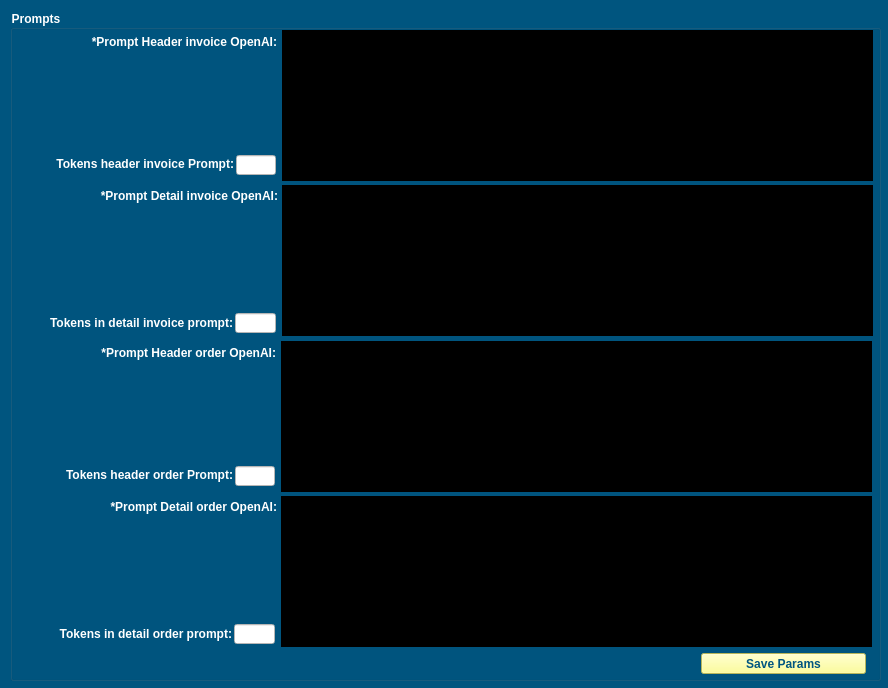
<?xml version="1.0" encoding="UTF-8"?>
<ui version="4.0">
 <class>MainWindowPrompts</class>
 <widget class="QMainWindow" name="MainWindowPrompts">
  <property name="windowModality">
   <enum>Qt::WindowModal</enum>
  </property>
  <property name="geometry">
   <rect>
    <x>0</x>
    <y>0</y>
    <width>888</width>
    <height>688</height>
   </rect>
  </property>
  <property name="palette">
   <palette>
    <active>
     <colorrole role="WindowText">
      <brush brushstyle="SolidPattern">
       <color alpha="255">
        <red>255</red>
        <green>255</green>
        <blue>255</blue>
       </color>
      </brush>
     </colorrole>
     <colorrole role="Button">
      <brush brushstyle="SolidPattern">
       <color alpha="255">
        <red>0</red>
        <green>85</green>
        <blue>127</blue>
       </color>
      </brush>
     </colorrole>
     <colorrole role="Light">
      <brush brushstyle="SolidPattern">
       <color alpha="255">
        <red>0</red>
        <green>128</green>
        <blue>190</blue>
       </color>
      </brush>
     </colorrole>
     <colorrole role="Midlight">
      <brush brushstyle="SolidPattern">
       <color alpha="255">
        <red>0</red>
        <green>106</green>
        <blue>158</blue>
       </color>
      </brush>
     </colorrole>
     <colorrole role="Dark">
      <brush brushstyle="SolidPattern">
       <color alpha="255">
        <red>0</red>
        <green>43</green>
        <blue>63</blue>
       </color>
      </brush>
     </colorrole>
     <colorrole role="Mid">
      <brush brushstyle="SolidPattern">
       <color alpha="255">
        <red>0</red>
        <green>57</green>
        <blue>85</blue>
       </color>
      </brush>
     </colorrole>
     <colorrole role="Text">
      <brush brushstyle="SolidPattern">
       <color alpha="255">
        <red>0</red>
        <green>0</green>
        <blue>0</blue>
       </color>
      </brush>
     </colorrole>
     <colorrole role="BrightText">
      <brush brushstyle="SolidPattern">
       <color alpha="255">
        <red>255</red>
        <green>255</green>
        <blue>255</blue>
       </color>
      </brush>
     </colorrole>
     <colorrole role="ButtonText">
      <brush brushstyle="SolidPattern">
       <color alpha="255">
        <red>0</red>
        <green>0</green>
        <blue>0</blue>
       </color>
      </brush>
     </colorrole>
     <colorrole role="Base">
      <brush brushstyle="SolidPattern">
       <color alpha="255">
        <red>0</red>
        <green>0</green>
        <blue>0</blue>
       </color>
      </brush>
     </colorrole>
     <colorrole role="Window">
      <brush brushstyle="SolidPattern">
       <color alpha="255">
        <red>0</red>
        <green>85</green>
        <blue>127</blue>
       </color>
      </brush>
     </colorrole>
     <colorrole role="Shadow">
      <brush brushstyle="SolidPattern">
       <color alpha="255">
        <red>0</red>
        <green>0</green>
        <blue>0</blue>
       </color>
      </brush>
     </colorrole>
     <colorrole role="AlternateBase">
      <brush brushstyle="SolidPattern">
       <color alpha="255">
        <red>0</red>
        <green>42</green>
        <blue>63</blue>
       </color>
      </brush>
     </colorrole>
     <colorrole role="ToolTipBase">
      <brush brushstyle="SolidPattern">
       <color alpha="255">
        <red>255</red>
        <green>255</green>
        <blue>220</blue>
       </color>
      </brush>
     </colorrole>
     <colorrole role="ToolTipText">
      <brush brushstyle="SolidPattern">
       <color alpha="255">
        <red>0</red>
        <green>0</green>
        <blue>0</blue>
       </color>
      </brush>
     </colorrole>
     <colorrole role="PlaceholderText">
      <brush brushstyle="SolidPattern">
       <color alpha="128">
        <red>255</red>
        <green>255</green>
        <blue>255</blue>
       </color>
      </brush>
     </colorrole>
    </active>
    <inactive>
     <colorrole role="WindowText">
      <brush brushstyle="SolidPattern">
       <color alpha="255">
        <red>255</red>
        <green>255</green>
        <blue>255</blue>
       </color>
      </brush>
     </colorrole>
     <colorrole role="Button">
      <brush brushstyle="SolidPattern">
       <color alpha="255">
        <red>0</red>
        <green>85</green>
        <blue>127</blue>
       </color>
      </brush>
     </colorrole>
     <colorrole role="Light">
      <brush brushstyle="SolidPattern">
       <color alpha="255">
        <red>0</red>
        <green>128</green>
        <blue>190</blue>
       </color>
      </brush>
     </colorrole>
     <colorrole role="Midlight">
      <brush brushstyle="SolidPattern">
       <color alpha="255">
        <red>0</red>
        <green>106</green>
        <blue>158</blue>
       </color>
      </brush>
     </colorrole>
     <colorrole role="Dark">
      <brush brushstyle="SolidPattern">
       <color alpha="255">
        <red>0</red>
        <green>43</green>
        <blue>63</blue>
       </color>
      </brush>
     </colorrole>
     <colorrole role="Mid">
      <brush brushstyle="SolidPattern">
       <color alpha="255">
        <red>0</red>
        <green>57</green>
        <blue>85</blue>
       </color>
      </brush>
     </colorrole>
     <colorrole role="Text">
      <brush brushstyle="SolidPattern">
       <color alpha="255">
        <red>0</red>
        <green>0</green>
        <blue>0</blue>
       </color>
      </brush>
     </colorrole>
     <colorrole role="BrightText">
      <brush brushstyle="SolidPattern">
       <color alpha="255">
        <red>255</red>
        <green>255</green>
        <blue>255</blue>
       </color>
      </brush>
     </colorrole>
     <colorrole role="ButtonText">
      <brush brushstyle="SolidPattern">
       <color alpha="255">
        <red>0</red>
        <green>0</green>
        <blue>0</blue>
       </color>
      </brush>
     </colorrole>
     <colorrole role="Base">
      <brush brushstyle="SolidPattern">
       <color alpha="255">
        <red>0</red>
        <green>0</green>
        <blue>0</blue>
       </color>
      </brush>
     </colorrole>
     <colorrole role="Window">
      <brush brushstyle="SolidPattern">
       <color alpha="255">
        <red>0</red>
        <green>85</green>
        <blue>127</blue>
       </color>
      </brush>
     </colorrole>
     <colorrole role="Shadow">
      <brush brushstyle="SolidPattern">
       <color alpha="255">
        <red>0</red>
        <green>0</green>
        <blue>0</blue>
       </color>
      </brush>
     </colorrole>
     <colorrole role="AlternateBase">
      <brush brushstyle="SolidPattern">
       <color alpha="255">
        <red>0</red>
        <green>42</green>
        <blue>63</blue>
       </color>
      </brush>
     </colorrole>
     <colorrole role="ToolTipBase">
      <brush brushstyle="SolidPattern">
       <color alpha="255">
        <red>255</red>
        <green>255</green>
        <blue>220</blue>
       </color>
      </brush>
     </colorrole>
     <colorrole role="ToolTipText">
      <brush brushstyle="SolidPattern">
       <color alpha="255">
        <red>0</red>
        <green>0</green>
        <blue>0</blue>
       </color>
      </brush>
     </colorrole>
     <colorrole role="PlaceholderText">
      <brush brushstyle="SolidPattern">
       <color alpha="128">
        <red>255</red>
        <green>255</green>
        <blue>255</blue>
       </color>
      </brush>
     </colorrole>
    </inactive>
    <disabled>
     <colorrole role="WindowText">
      <brush brushstyle="SolidPattern">
       <color alpha="255">
        <red>0</red>
        <green>43</green>
        <blue>63</blue>
       </color>
      </brush>
     </colorrole>
     <colorrole role="Button">
      <brush brushstyle="SolidPattern">
       <color alpha="255">
        <red>0</red>
        <green>85</green>
        <blue>127</blue>
       </color>
      </brush>
     </colorrole>
     <colorrole role="Light">
      <brush brushstyle="SolidPattern">
       <color alpha="255">
        <red>0</red>
        <green>128</green>
        <blue>190</blue>
       </color>
      </brush>
     </colorrole>
     <colorrole role="Midlight">
      <brush brushstyle="SolidPattern">
       <color alpha="255">
        <red>0</red>
        <green>106</green>
        <blue>158</blue>
       </color>
      </brush>
     </colorrole>
     <colorrole role="Dark">
      <brush brushstyle="SolidPattern">
       <color alpha="255">
        <red>0</red>
        <green>43</green>
        <blue>63</blue>
       </color>
      </brush>
     </colorrole>
     <colorrole role="Mid">
      <brush brushstyle="SolidPattern">
       <color alpha="255">
        <red>0</red>
        <green>57</green>
        <blue>85</blue>
       </color>
      </brush>
     </colorrole>
     <colorrole role="Text">
      <brush brushstyle="SolidPattern">
       <color alpha="255">
        <red>0</red>
        <green>43</green>
        <blue>63</blue>
       </color>
      </brush>
     </colorrole>
     <colorrole role="BrightText">
      <brush brushstyle="SolidPattern">
       <color alpha="255">
        <red>255</red>
        <green>255</green>
        <blue>255</blue>
       </color>
      </brush>
     </colorrole>
     <colorrole role="ButtonText">
      <brush brushstyle="SolidPattern">
       <color alpha="255">
        <red>0</red>
        <green>43</green>
        <blue>63</blue>
       </color>
      </brush>
     </colorrole>
     <colorrole role="Base">
      <brush brushstyle="SolidPattern">
       <color alpha="255">
        <red>0</red>
        <green>85</green>
        <blue>127</blue>
       </color>
      </brush>
     </colorrole>
     <colorrole role="Window">
      <brush brushstyle="SolidPattern">
       <color alpha="255">
        <red>0</red>
        <green>85</green>
        <blue>127</blue>
       </color>
      </brush>
     </colorrole>
     <colorrole role="Shadow">
      <brush brushstyle="SolidPattern">
       <color alpha="255">
        <red>0</red>
        <green>0</green>
        <blue>0</blue>
       </color>
      </brush>
     </colorrole>
     <colorrole role="AlternateBase">
      <brush brushstyle="SolidPattern">
       <color alpha="255">
        <red>0</red>
        <green>85</green>
        <blue>127</blue>
       </color>
      </brush>
     </colorrole>
     <colorrole role="ToolTipBase">
      <brush brushstyle="SolidPattern">
       <color alpha="255">
        <red>255</red>
        <green>255</green>
        <blue>220</blue>
       </color>
      </brush>
     </colorrole>
     <colorrole role="ToolTipText">
      <brush brushstyle="SolidPattern">
       <color alpha="255">
        <red>0</red>
        <green>0</green>
        <blue>0</blue>
       </color>
      </brush>
     </colorrole>
     <colorrole role="PlaceholderText">
      <brush brushstyle="SolidPattern">
       <color alpha="128">
        <red>255</red>
        <green>255</green>
        <blue>255</blue>
       </color>
      </brush>
     </colorrole>
    </disabled>
   </palette>
  </property>
  <property name="contextMenuPolicy">
   <enum>Qt::DefaultContextMenu</enum>
  </property>
  <property name="windowTitle">
   <string>Write Prompts</string>
  </property>
  <property name="iconSize">
   <size>
    <width>12</width>
    <height>12</height>
   </size>
  </property>
  <widget class="QWidget" name="centralwidget">
   <widget class="QGroupBox" name="groupBoxPrompts">
    <property name="geometry">
     <rect>
      <x>10</x>
      <y>10</y>
      <width>871</width>
      <height>671</height>
     </rect>
    </property>
    <property name="font">
     <font>
      <weight>75</weight>
      <bold>true</bold>
     </font>
    </property>
    <property name="styleSheet">
     <string notr="true">color: rgb(255, 255, 255);</string>
    </property>
    <property name="title">
     <string>Prompts</string>
    </property>
    <widget class="QLabel" name="lblPromptInvoice">
     <property name="geometry">
      <rect>
       <x>6</x>
       <y>22</y>
       <width>261</width>
       <height>20</height>
      </rect>
     </property>
     <property name="font">
      <font>
       <weight>75</weight>
       <bold>true</bold>
      </font>
     </property>
     <property name="styleSheet">
      <string notr="true"/>
     </property>
     <property name="text">
      <string>*Prompt Header invoice OpenAI:</string>
     </property>
     <property name="alignment">
      <set>Qt::AlignRight|Qt::AlignTrailing|Qt::AlignVCenter</set>
     </property>
    </widget>
    <widget class="QPushButton" name="btnSaveParamsPrompts">
     <property name="geometry">
      <rect>
       <x>691</x>
       <y>643</y>
       <width>165</width>
       <height>21</height>
      </rect>
     </property>
     <property name="font">
      <font>
       <weight>75</weight>
       <bold>true</bold>
      </font>
     </property>
     <property name="styleSheet">
      <string notr="true">background-color: rgb(255, 255, 127);
color: rgb(0, 85, 127);</string>
     </property>
     <property name="text">
      <string>Save Params</string>
     </property>
    </widget>
    <widget class="QPlainTextEdit" name="txtPrompt">
     <property name="geometry">
      <rect>
       <x>272</x>
       <y>20</y>
       <width>591</width>
       <height>151</height>
      </rect>
     </property>
     <property name="font">
      <font>
       <pointsize>10</pointsize>
      </font>
     </property>
     <property name="styleSheet">
      <string notr="true">background-color: rgb(0, 0, 0);
color: rgb(0, 255, 0);</string>
     </property>
     <property name="lineWrapMode">
      <enum>QPlainTextEdit::WidgetWidth</enum>
     </property>
    </widget>
    <widget class="QLineEdit" name="txtTokensHeaderInvoice">
     <property name="enabled">
      <bool>true</bool>
     </property>
     <property name="geometry">
      <rect>
       <x>226</x>
       <y>145</y>
       <width>40</width>
       <height>20</height>
      </rect>
     </property>
     <property name="styleSheet">
      <string notr="true">background-color: rgb(255, 255, 255);
color: rgb(0, 0, 0);</string>
     </property>
     <property name="echoMode">
      <enum>QLineEdit::Normal</enum>
     </property>
     <property name="readOnly">
      <bool>true</bool>
     </property>
    </widget>
    <widget class="QLabel" name="lblTokensHeaderInvoice">
     <property name="geometry">
      <rect>
       <x>3</x>
       <y>144</y>
       <width>221</width>
       <height>20</height>
      </rect>
     </property>
     <property name="font">
      <font>
       <weight>75</weight>
       <bold>true</bold>
      </font>
     </property>
     <property name="text">
      <string>Tokens header invoice Prompt:</string>
     </property>
     <property name="alignment">
      <set>Qt::AlignRight|Qt::AlignTrailing|Qt::AlignVCenter</set>
     </property>
    </widget>
    <widget class="QPlainTextEdit" name="txtPromptDetailInvoice">
     <property name="geometry">
      <rect>
       <x>272</x>
       <y>175</y>
       <width>591</width>
       <height>151</height>
      </rect>
     </property>
     <property name="font">
      <font>
       <pointsize>10</pointsize>
      </font>
     </property>
     <property name="styleSheet">
      <string notr="true">background-color: rgb(0, 0, 0);
color: rgb(0, 255, 0);</string>
     </property>
     <property name="lineWrapMode">
      <enum>QPlainTextEdit::WidgetWidth</enum>
     </property>
    </widget>
    <widget class="QLabel" name="lblTokensDetailInvoice">
     <property name="geometry">
      <rect>
       <x>12</x>
       <y>303</y>
       <width>211</width>
       <height>20</height>
      </rect>
     </property>
     <property name="font">
      <font>
       <weight>75</weight>
       <bold>true</bold>
      </font>
     </property>
     <property name="text">
      <string>Tokens in detail invoice prompt:</string>
     </property>
     <property name="alignment">
      <set>Qt::AlignRight|Qt::AlignTrailing|Qt::AlignVCenter</set>
     </property>
    </widget>
    <widget class="QLineEdit" name="txtTokensDetailInvoice">
     <property name="enabled">
      <bool>true</bool>
     </property>
     <property name="geometry">
      <rect>
       <x>225</x>
       <y>303</y>
       <width>41</width>
       <height>20</height>
      </rect>
     </property>
     <property name="styleSheet">
      <string notr="true">background-color: rgb(255, 255, 255);
color: rgb(0, 0, 0);</string>
     </property>
     <property name="echoMode">
      <enum>QLineEdit::Normal</enum>
     </property>
     <property name="readOnly">
      <bool>true</bool>
     </property>
    </widget>
    <widget class="QLabel" name="lblPromptDetailInvoice">
     <property name="geometry">
      <rect>
       <x>-3</x>
       <y>176</y>
       <width>271</width>
       <height>20</height>
      </rect>
     </property>
     <property name="font">
      <font>
       <weight>75</weight>
       <bold>true</bold>
      </font>
     </property>
     <property name="text">
      <string>*Prompt Detail invoice OpenAI:</string>
     </property>
     <property name="alignment">
      <set>Qt::AlignRight|Qt::AlignTrailing|Qt::AlignVCenter</set>
     </property>
    </widget>
    <widget class="QPlainTextEdit" name="txtPromptDetailOrder">
     <property name="geometry">
      <rect>
       <x>271</x>
       <y>486</y>
       <width>591</width>
       <height>151</height>
      </rect>
     </property>
     <property name="font">
      <font>
       <pointsize>10</pointsize>
      </font>
     </property>
     <property name="styleSheet">
      <string notr="true">background-color: rgb(0, 0, 0);
color: rgb(0, 255, 0);</string>
     </property>
     <property name="lineWrapMode">
      <enum>QPlainTextEdit::WidgetWidth</enum>
     </property>
    </widget>
    <widget class="QLabel" name="lblPromptDetailOrder">
     <property name="geometry">
      <rect>
       <x>6</x>
       <y>487</y>
       <width>261</width>
       <height>20</height>
      </rect>
     </property>
     <property name="font">
      <font>
       <weight>75</weight>
       <bold>true</bold>
      </font>
     </property>
     <property name="text">
      <string>*Prompt Detail order OpenAI:</string>
     </property>
     <property name="alignment">
      <set>Qt::AlignRight|Qt::AlignTrailing|Qt::AlignVCenter</set>
     </property>
    </widget>
    <widget class="QPlainTextEdit" name="txtPromptOrder">
     <property name="geometry">
      <rect>
       <x>271</x>
       <y>331</y>
       <width>591</width>
       <height>151</height>
      </rect>
     </property>
     <property name="font">
      <font>
       <pointsize>10</pointsize>
      </font>
     </property>
     <property name="styleSheet">
      <string notr="true">background-color: rgb(0, 0, 0);
color: rgb(0, 255, 0);</string>
     </property>
     <property name="lineWrapMode">
      <enum>QPlainTextEdit::WidgetWidth</enum>
     </property>
    </widget>
    <widget class="QLabel" name="lblTokensDetailOrder">
     <property name="geometry">
      <rect>
       <x>1</x>
       <y>614</y>
       <width>221</width>
       <height>20</height>
      </rect>
     </property>
     <property name="font">
      <font>
       <weight>75</weight>
       <bold>true</bold>
      </font>
     </property>
     <property name="text">
      <string>Tokens in detail order prompt:</string>
     </property>
     <property name="alignment">
      <set>Qt::AlignRight|Qt::AlignTrailing|Qt::AlignVCenter</set>
     </property>
    </widget>
    <widget class="QLineEdit" name="txtTokensHeaderOrder">
     <property name="enabled">
      <bool>true</bool>
     </property>
     <property name="geometry">
      <rect>
       <x>225</x>
       <y>456</y>
       <width>40</width>
       <height>20</height>
      </rect>
     </property>
     <property name="styleSheet">
      <string notr="true">background-color: rgb(255, 255, 255);
color: rgb(0, 0, 0);</string>
     </property>
     <property name="echoMode">
      <enum>QLineEdit::Normal</enum>
     </property>
     <property name="readOnly">
      <bool>true</bool>
     </property>
    </widget>
    <widget class="QLineEdit" name="txtTokensDetailOrder">
     <property name="enabled">
      <bool>true</bool>
     </property>
     <property name="geometry">
      <rect>
       <x>224</x>
       <y>614</y>
       <width>41</width>
       <height>20</height>
      </rect>
     </property>
     <property name="styleSheet">
      <string notr="true">background-color: rgb(255, 255, 255);
color: rgb(0, 0, 0);</string>
     </property>
     <property name="echoMode">
      <enum>QLineEdit::Normal</enum>
     </property>
     <property name="readOnly">
      <bool>true</bool>
     </property>
    </widget>
    <widget class="QLabel" name="lblPromptOrder">
     <property name="geometry">
      <rect>
       <x>5</x>
       <y>333</y>
       <width>261</width>
       <height>20</height>
      </rect>
     </property>
     <property name="font">
      <font>
       <weight>75</weight>
       <bold>true</bold>
      </font>
     </property>
     <property name="text">
      <string>*Prompt Header order OpenAI:</string>
     </property>
     <property name="alignment">
      <set>Qt::AlignRight|Qt::AlignTrailing|Qt::AlignVCenter</set>
     </property>
    </widget>
    <widget class="QLabel" name="lblTokensHeaderOrder">
     <property name="geometry">
      <rect>
       <x>2</x>
       <y>455</y>
       <width>221</width>
       <height>20</height>
      </rect>
     </property>
     <property name="font">
      <font>
       <weight>75</weight>
       <bold>true</bold>
      </font>
     </property>
     <property name="text">
      <string>Tokens header order Prompt:</string>
     </property>
     <property name="alignment">
      <set>Qt::AlignRight|Qt::AlignTrailing|Qt::AlignVCenter</set>
     </property>
    </widget>
   </widget>
  </widget>
  <action name="actionProcess_Emails_Online">
   <property name="text">
    <string>Process Emails Online</string>
   </property>
  </action>
  <action name="actionDownload_Emails">
   <property name="text">
    <string>Download Emails (.eml)</string>
   </property>
  </action>
  <action name="actionQuit">
   <property name="text">
    <string>Quit</string>
   </property>
  </action>
  <action name="actionLogin">
   <property name="text">
    <string>Login</string>
   </property>
  </action>
  <action name="actionProcess_Emails_Offline">
   <property name="text">
    <string>Process Downloaded Emails</string>
   </property>
  </action>
 </widget>
 <resources/>
 <connections/>
</ui>
